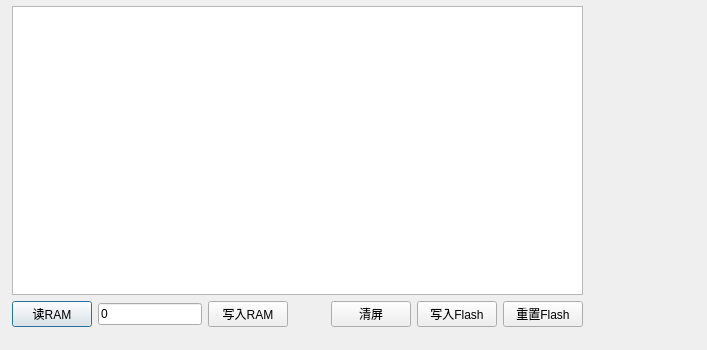
<?xml version="1.0" encoding="UTF-8"?>
<ui version="4.0">
 <class>DialogParameter</class>
 <widget class="QDialog" name="DialogParameter">
  <property name="geometry">
   <rect>
    <x>0</x>
    <y>0</y>
    <width>707</width>
    <height>350</height>
   </rect>
  </property>
  <property name="windowTitle">
   <string>参数</string>
  </property>
  <widget class="QWidget" name="horizontalLayoutWidget">
   <property name="geometry">
    <rect>
     <x>12</x>
     <y>6</y>
     <width>571</width>
     <height>321</height>
    </rect>
   </property>
   <layout class="QHBoxLayout" name="horizontalLayout">
    <item>
     <layout class="QVBoxLayout" name="verticalLayout">
      <item>
       <widget class="QTableView" name="tableView">
        <property name="palette">
         <palette>
          <active>
           <colorrole role="Highlight">
            <brush brushstyle="SolidPattern">
             <color alpha="255">
              <red>49</red>
              <green>106</green>
              <blue>197</blue>
             </color>
            </brush>
           </colorrole>
          </active>
          <inactive>
           <colorrole role="Highlight">
            <brush brushstyle="SolidPattern">
             <color alpha="255">
              <red>63</red>
              <green>140</green>
              <blue>255</blue>
             </color>
            </brush>
           </colorrole>
          </inactive>
          <disabled>
           <colorrole role="Highlight">
            <brush brushstyle="SolidPattern">
             <color alpha="255">
              <red>49</red>
              <green>106</green>
              <blue>197</blue>
             </color>
            </brush>
           </colorrole>
          </disabled>
         </palette>
        </property>
        <property name="editTriggers">
         <set>QAbstractItemView::NoEditTriggers</set>
        </property>
        <property name="selectionMode">
         <enum>QAbstractItemView::ContiguousSelection</enum>
        </property>
        <attribute name="horizontalHeaderDefaultSectionSize">
         <number>64</number>
        </attribute>
        <attribute name="verticalHeaderDefaultSectionSize">
         <number>24</number>
        </attribute>
       </widget>
      </item>
      <item>
       <layout class="QHBoxLayout" name="horizontalLayout_2">
        <item>
         <widget class="QPushButton" name="btGetParameter">
          <property name="text">
           <string>读RAM</string>
          </property>
         </widget>
        </item>
        <item>
         <widget class="QLineEdit" name="leNewValue">
          <property name="text">
           <string>0</string>
          </property>
         </widget>
        </item>
        <item>
         <widget class="QPushButton" name="btSetParameter">
          <property name="text">
           <string>写入RAM</string>
          </property>
         </widget>
        </item>
        <item>
         <spacer name="horizontalSpacer">
          <property name="orientation">
           <enum>Qt::Horizontal</enum>
          </property>
          <property name="sizeHint" stdset="0">
           <size>
            <width>40</width>
            <height>20</height>
           </size>
          </property>
         </spacer>
        </item>
        <item>
         <widget class="QPushButton" name="btClear">
          <property name="text">
           <string>清屏</string>
          </property>
         </widget>
        </item>
        <item>
         <widget class="QPushButton" name="btWriteFlash">
          <property name="toolTip">
           <string>Flash写入次数有限，建议合并多次修改，一起写入</string>
          </property>
          <property name="text">
           <string>写入Flash</string>
          </property>
         </widget>
        </item>
        <item>
         <widget class="QPushButton" name="btResetFlash">
          <property name="text">
           <string>重置Flash</string>
          </property>
         </widget>
        </item>
       </layout>
      </item>
     </layout>
    </item>
   </layout>
  </widget>
 </widget>
 <tabstops>
  <tabstop>btGetParameter</tabstop>
  <tabstop>leNewValue</tabstop>
  <tabstop>btSetParameter</tabstop>
  <tabstop>btClear</tabstop>
  <tabstop>btWriteFlash</tabstop>
  <tabstop>btResetFlash</tabstop>
  <tabstop>tableView</tabstop>
 </tabstops>
 <resources/>
 <connections/>
</ui>
